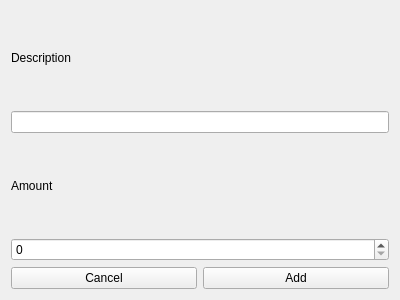
<?xml version="1.0" encoding="UTF-8"?>
<ui version="4.0">
 <class>AddExpenseForm</class>
 <widget class="QWidget" name="AddExpenseForm">
  <property name="geometry">
   <rect>
    <x>0</x>
    <y>0</y>
    <width>400</width>
    <height>300</height>
   </rect>
  </property>
  <property name="windowTitle">
   <string>Form</string>
  </property>
  <layout class="QVBoxLayout" name="verticalLayout_2">
   <item>
    <layout class="QVBoxLayout" name="verticalLayout">
     <item>
      <layout class="QVBoxLayout" name="verticalLayout_3">
       <item>
        <widget class="QLabel" name="descriptionLbl">
         <property name="text">
          <string>Description</string>
         </property>
        </widget>
       </item>
       <item>
        <widget class="QLineEdit" name="descriptionInput"/>
       </item>
       <item>
        <widget class="QLabel" name="amountLbl">
         <property name="text">
          <string>Amount</string>
         </property>
        </widget>
       </item>
       <item>
        <widget class="QSpinBox" name="amountInput"/>
       </item>
      </layout>
     </item>
     <item>
      <layout class="QHBoxLayout" name="horizontalLayout">
       <item>
        <widget class="QPushButton" name="cancelBtn">
         <property name="text">
          <string>Cancel</string>
         </property>
        </widget>
       </item>
       <item>
        <widget class="QPushButton" name="addBtn">
         <property name="text">
          <string>Add</string>
         </property>
        </widget>
       </item>
      </layout>
     </item>
    </layout>
   </item>
  </layout>
 </widget>
 <resources/>
 <connections/>
</ui>
